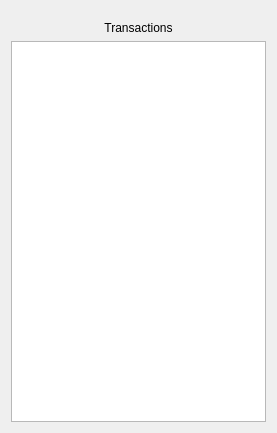
<?xml version="1.0" encoding="UTF-8"?>
<ui version="4.0">
 <class>transactionDisplay</class>
 <widget class="QWidget" name="transactionDisplay">
  <property name="geometry">
   <rect>
    <x>0</x>
    <y>0</y>
    <width>277</width>
    <height>433</height>
   </rect>
  </property>
  <property name="windowTitle">
   <string>Form</string>
  </property>
  <layout class="QVBoxLayout" name="verticalLayout">
   <item>
    <spacer name="verticalSpacer">
     <property name="orientation">
      <enum>Qt::Vertical</enum>
     </property>
     <property name="sizeType">
      <enum>QSizePolicy::Fixed</enum>
     </property>
     <property name="sizeHint" stdset="0">
      <size>
       <width>10</width>
       <height>10</height>
      </size>
     </property>
    </spacer>
   </item>
   <item>
    <widget class="QLabel" name="label">
     <property name="text">
      <string>Transactions</string>
     </property>
     <property name="alignment">
      <set>Qt::AlignCenter</set>
     </property>
    </widget>
   </item>
   <item>
    <widget class="QListWidget" name="listWidget"/>
   </item>
  </layout>
 </widget>
 <resources/>
 <connections/>
</ui>
